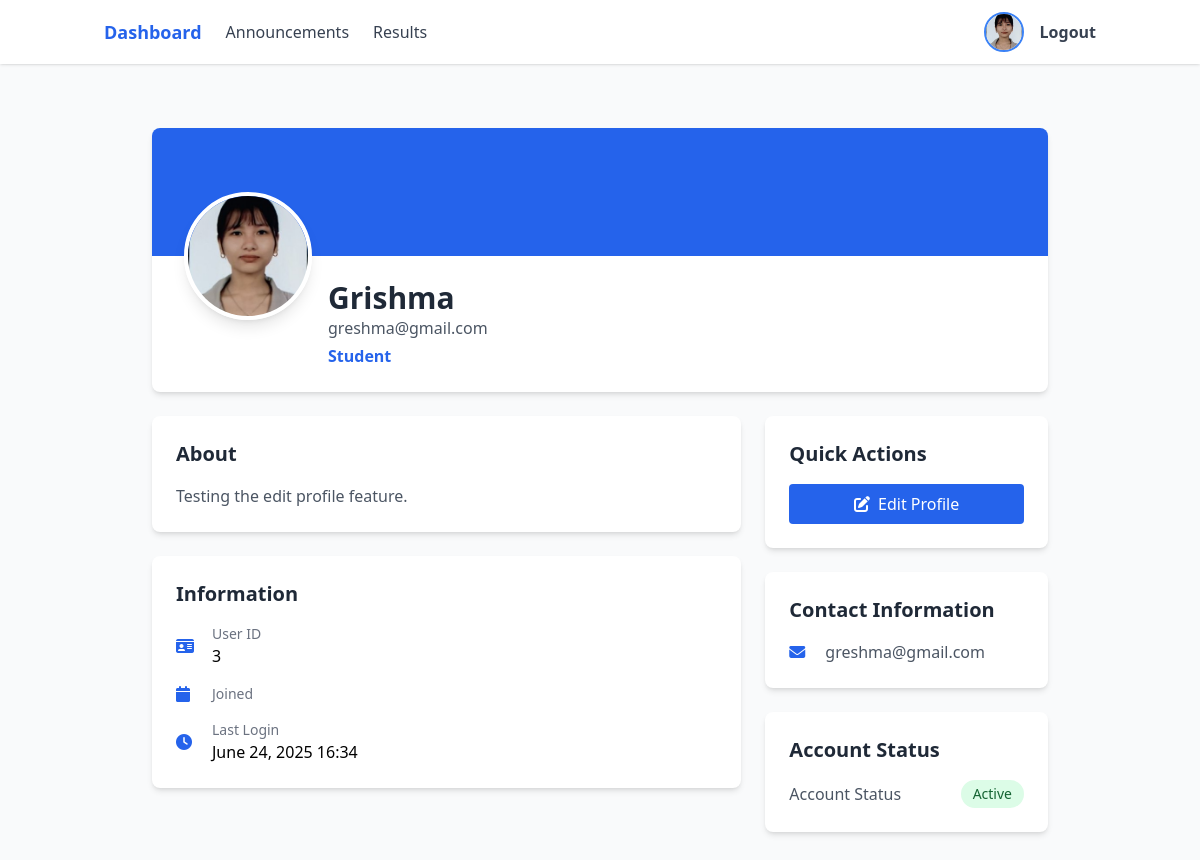
/profile/ (signed in), run on the app's committed database.
### users/models.py (models this page shows, shortened)
class User(AbstractBaseUser, PermissionsMixin):
    ROLE_CHOICES = [
        ('teacher', 'Teacher'),
        ('student', 'Student'),
        ('admin', 'Admin'),
    ]
    email = models.EmailField(unique=True)
    role = models.CharField(max_length=10, choices=ROLE_CHOICES)
    is_active = models.BooleanField(default=True)
    is_staff = models.BooleanField(default=False)
    profile_image = models.ImageField(upload_to=user_profile_image_path, null=True, blank=True)
    full_name = models.CharField(max_length=255, null=True, blank=True)
    bio = models.TextField(null=True, blank=True)
    USERNAME_FIELD = 'email'
    REQUIRED_FIELDS = ['role']
    objects = UserManager()
    @property
    def is_teacher(self):
        return self.role == 'teacher'
    def get_role_display(self):
        return dict(self.ROLE_CHOICES).get(self.role, self.role)

### users/views.py (the view)
# urls.py: path('profile/', views.profile, name='profile'),
@login_required
def profile(request):
    if request.user.role not in ['student', 'teacher']:
        return redirect('login')
    return render(request, 'users/profile.html')

### users/templates/users/profile.html (shortened to what this page needs)
{% extends 'users/base.html' %}
{% block content %}
<div class="container mx-auto px-4 py-8">
    <div class="max-w-4xl mx-auto">
        <div class="bg-white rounded-lg shadow-md overflow-hidden">
            <div class="bg-blue-600 h-32"></div>
            <div class="px-8 py-6 relative">
                <div class="absolute -top-16 left-8">
                    {% if user.profile_image %}
                        <img src="{{ user.profile_image.url }}" alt="Profile" class="w-32 h-32 rounded-full object-cover border-4 border-white shadow-lg">
                    {% else %}
                        <img src="https://ui-avatars.com/api/?name={{ user.full_name|default:user.email }}&background=3b82f6&color=fff&size=128" class="w-32 h-32 rounded-full object-cover border-4 border-white shadow-lg">
                    {% endif %}
                </div>
                <div class="ml-36">
                    <h2 class="text-3xl font-bold text-gray-800">{{ user.full_name }}</h2>
                    <p class="text-gray-600">{{ user.email }}</p>
                    <p class="text-blue-600 font-semibold mt-1">{{ user.get_role_display }}</p>
                </div>
            </div>
        </div>
        <div class="grid grid-cols-1 md:grid-cols-3 gap-6 mt-6">
            <div class="md:col-span-2 space-y-6">
                <div class="bg-white rounded-lg shadow-md p-6">
                    <h3 class="text-xl font-semibold text-gray-800 mb-4">About</h3>
                    <p class="text-gray-600">{{ user.bio|default:"No bio available" }}</p>
                </div>
                <div class="bg-white rounded-lg shadow-md p-6">
                    <h3 class="text-xl font-semibold text-gray-800 mb-4">Information</h3>
                    <div class="space-y-4">
                        <div class="flex items-center">
                            <i class="fas fa-id-card text-blue-600 w-6"></i>
                            <div class="ml-3">
                                <p class="text-sm text-gray-500">User ID</p>
                                <p class="font-medium">{{ user.id }}</p>
                            </div>
                        </div>
                        <div class="flex items-center">
                            <i class="fas fa-calendar text-blue-600 w-6"></i>
                            <div class="ml-3">
                                <p class="text-sm text-gray-500">Joined</p>
                            </div>
                        </div>
                        <div class="flex items-center">
                            <i class="fas fa-clock text-blue-600 w-6"></i>
                            <div class="ml-3">
                                <p class="text-sm text-gray-500">Last Login</p>
                                <p class="font-medium">{{ user.last_login|date:"F d, Y H:i" }}</p>
                            </div>
                        </div>
                    </div>
                </div>
            </div>
            <div class="space-y-6">
                <div class="bg-white rounded-lg shadow-md p-6">
                    <h3 class="text-xl font-semibold text-gray-800 mb-4">Quick Actions</h3>
                    <div class="space-y-3">
                        <a href="{% url 'edit_profile' %}" class="block w-full text-center bg-blue-600 text-white py-2 px-4 rounded hover:bg-blue-700 transition">
                            <i class="fas fa-edit mr-2"></i>Edit Profile
                        </a>
                    </div>
                </div>
                <div class="bg-white rounded-lg shadow-md p-6">
                    <h3 class="text-xl font-semibold text-gray-800 mb-4">Contact Information</h3>
                    <div class="space-y-4">
                        <div class="flex items-center">
                            <i class="fas fa-envelope text-blue-600 w-6"></i>
                            <p class="ml-3 text-gray-600">{{ user.email }}</p>
                        </div>
                    </div>
                </div>
                <div class="bg-white rounded-lg shadow-md p-6">
                    <h3 class="text-xl font-semibold text-gray-800 mb-4">Account Status</h3>
                    <div class="space-y-4">
                        <div class="flex items-center justify-between">
                            <span class="text-gray-600">Account Status</span>
                            <span class="px-3 py-1 bg-green-100 text-green-800 rounded-full text-sm font-medium">
                                Active
                            </span>
                        </div>
                    </div>
                </div>
            </div>
        </div>
    </div>
</div>
{% endblock %}

### users/templates/users/navbar.html
{% if user.is_teacher %}
<nav class="bg-white shadow fixed top-0 left-0 right-0 z-50">
    <div class="container mx-auto px-4 py-3 flex items-center justify-between">
        <div class="flex items-center space-x-6">
            <a href="{% url 'teacher_dashboard' %}" class="text-blue-600 font-bold text-lg">Dashboard</a>
            <a href="{% url 'teacher_announcements' %}" class="text-gray-700 hover:text-blue-600">Announcements</a>
            <a href="{% url 'teacher_results' %}" class="text-gray-700 hover:text-blue-600">Results</a>
            <a href="{% url 'teacher_students' %}" class="text-gray-700 hover:text-blue-600">Students</a>
        </div>
        <div class="flex items-center space-x-4">
            <a href="{% url 'profile' %}" class="flex items-center">
                {% if user.profile_image %}
                    <img src="{{ user.profile_image.url }}" alt="Profile" class="w-10 h-10 rounded-full object-cover border-2 border-blue-500">
                {% else %}
                    <span class="w-10 h-10 flex items-center justify-center rounded-full bg-gray-300 text-gray-600">
                        <i class="fas fa-user"></i>
                    </span>
                {% endif %}
            </a>
            <a href="{% url 'logout' %}" class="text-gray-700 hover:text-red-500 font-semibold">Logout</a>
        </div>
    </div>
</nav>
{% else %}
<nav class="bg-white shadow fixed top-0 left-0 right-0 z-50">
    <div class="container mx-auto px-4 py-3 flex items-center justify-between">
        <div class="flex items-center space-x-6">
            <a href="{% url 'student_dashboard' %}" class="text-blue-600 font-bold text-lg">Dashboard</a>
            <a href="{% url 'student_announcements' %}" class="text-gray-700 hover:text-blue-600">Announcements</a>
            <a href="{% url 'student_results' %}" class="text-gray-700 hover:text-blue-600">Results</a>
        </div>
        <div class="flex items-center space-x-4">
            <a href="{% url 'profile' %}" class="flex items-center">
                {% if user.profile_image %}
                    <img src="{{ user.profile_image.url }}" alt="Profile" class="w-10 h-10 rounded-full object-cover border-2 border-blue-500">
                {% else %}
                    <span class="w-10 h-10 flex items-center justify-center rounded-full bg-gray-300 text-gray-600">
                        <i class="fas fa-user"></i>
                    </span>
                {% endif %}
            </a>
            <a href="{% url 'logout' %}" class="text-gray-700 hover:text-red-500 font-semibold">Logout</a>
        </div>
    </div>
</nav>
{% endif %}

### data on the page
User: profile_image (picture), full_name "Grishma", email "greshma@gmail.com", role "Student", bio "Testing the edit profile feature.", id "3", last_login "June 24, 2025 16:34"
